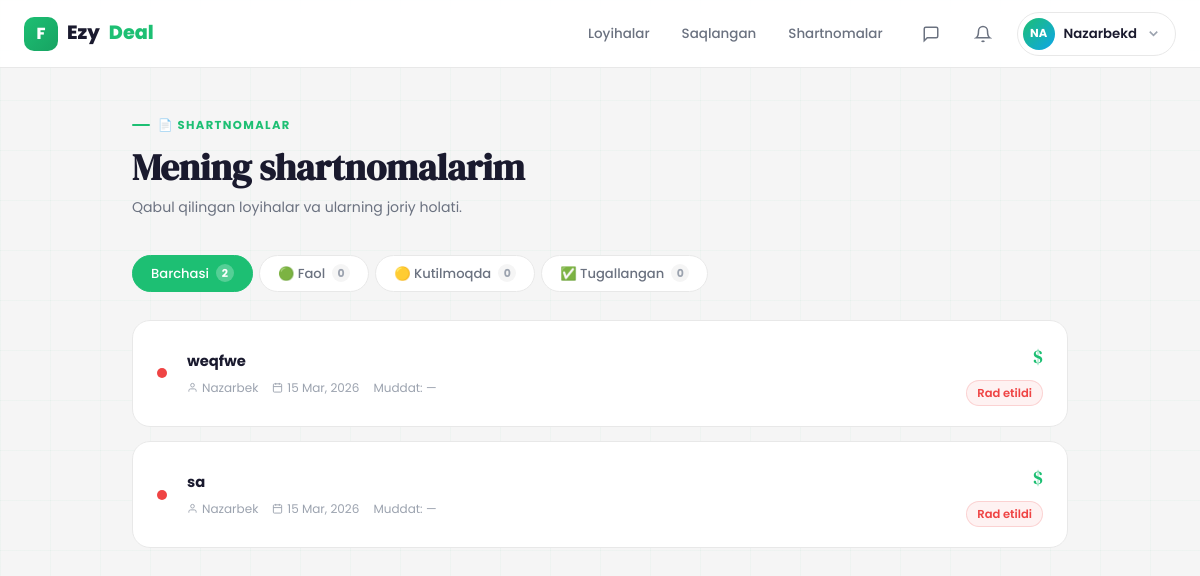
Before: /contracts/freelancer/list/ (signed in) with the older database file.
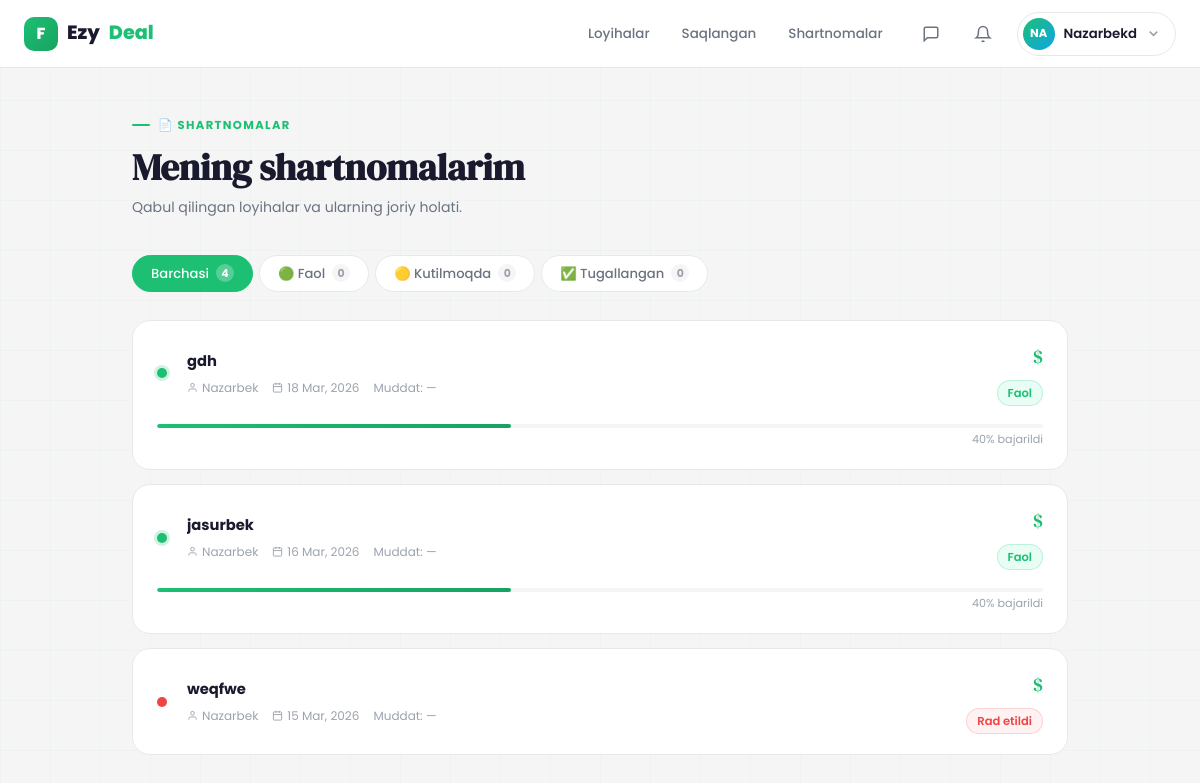
After: the same page with the newer database file.
### Contracts/models.py (models this page shows, shortened)
class Contract(models.Model):
    ACTIVE = "active"
    FINISHED = "finished"
    CANCELLED = "cancelled"
    STATUS_CHOICES = (
        (ACTIVE, "Active"),
        (FINISHED, "Finished"),
        (CANCELLED, "Cancelled"),
    )
    project = models.OneToOneField(
        Project,
        on_delete=models.CASCADE,
        related_name="contract"
    )
    client = models.ForeignKey(
        settings.AUTH_USER_MODEL,
        on_delete=models.CASCADE,
        related_name="client_contracts"
    )
    freelancer = models.ForeignKey(
        settings.AUTH_USER_MODEL,
        on_delete=models.CASCADE,
        related_name="freelancer_contracts"
    )
    agreed_price = models.DecimalField(max_digits=12, decimal_places=2)
    status = models.CharField(
        max_length=20,
        choices=STATUS_CHOICES,
        default=ACTIVE
    )
    created_at = models.DateTimeField(auto_now_add=True)
    finished_at = models.DateTimeField(blank=True, null=True)

### Projects/models.py (models this page shows, shortened)
class Project(models.Model):
    WEB = "web"
    DESIGN = "design"
    MOBILE = "mobile"
    WRITING = "writing"
    DATA = "data"
    AI = "ai"
    CATEGORY_CHOICES = [
        (WEB, "Web Development"),
        (DESIGN, "Design"),
        (MOBILE, "Mobile Development"),
        (WRITING, "Content Writing"),
        (DATA, "Data Science"),
        (AI, "AI / ML"),
    ]
    OPEN = "open"
    IN_PROGRESS = "in_progress"
    COMPLETED = "completed"
    CANCELLED = "cancelled"
    STATUS_CHOICES = (
        (OPEN, "Open"),
        (IN_PROGRESS, "In Progress"),
        (COMPLETED, "Completed"),
        (CANCELLED, "Cancelled"),
    )
    FIXED = "fixed"
    HOURLY = "hourly"
    MILESTONE = "milestone"
    BUDGET_TYPE_CHOICES = [
        (FIXED, "Fixed"),
        (HOURLY, "Hourly"),
        (MILESTONE, "Milestone"),
    ]
    ENTRY = "entry"
    INTERMEDIATE = "intermediate"
    EXPERT = "expert"
    LEVEL_CHOICES = [
        (ENTRY, "Entry"),
        (INTERMEDIATE, "Intermediate"),
        (EXPERT, "Expert"),
    ]
    client = models.ForeignKey(
        settings.AUTH_USER_MODEL,
        on_delete=models.CASCADE,
        related_name="projects"
    )
    title = models.CharField(max_length=255)
    description = models.TextField()
    category = models.CharField(max_length=20, choices=CATEGORY_CHOICES)
    budget_type = models.CharField(max_length=20, choices=BUDGET_TYPE_CHOICES, default=FIXED)
    budget_min = models.DecimalField(max_digits=12, decimal_places=2, null=True, blank=True)
    budget_max = models.DecimalField(max_digits=12, decimal_places=2, null=True, blank=True)
    level = models.CharField(max_length=20, choices=LEVEL_CHOICES, default=INTERMEDIATE)
    skills = models.TextField(blank=True, null=True)
    deadline = models.DateField()
    status = models.CharField(max_length=20, choices=STATUS_CHOICES, default=OPEN)
    created_at = models.DateTimeField(auto_now_add=True)

### Users/models.py (models this page shows, shortened)
class User(AbstractUser):
    ROLE_CHOICE = (
        (CLIENT, 'client'),
        (FREELANCER, 'freelancer'),
    )
    email = models.EmailField(unique=True)
    role = models.CharField(max_length=20, choices=ROLE_CHOICE)
    bio = models.TextField(blank=True, null=True)
    avatar = models.ImageField(upload_to='avatars/', blank=True, null=True)
    created_at = models.DateTimeField(auto_now_add=True)

### Contracts/views.py (the view)
# urls.py: path('freelancer/list/', views.freelancer_contract_list, name='freelancer_contract_list'),
@login_required(login_url='login')
def freelancer_contract_list(request):
    if request.user.role != 'freelancer':
        messages.error(request, "Faqat freelancer contractlarni ko‘ra oladi.")
        return redirect('home')
    contracts = Contract.objects.filter(freelancer=request.user).order_by('-created_at')
    return render(request, 'freelancer_contract_list.html', {'contracts': contracts})

### Notifications/context_processors.py (called while the page is built)
def notifications_count(request):
    if request.user.is_authenticated:
        count = request.user.notifications.filter(is_read=False).count()
        recent = list(request.user.notifications.all()[:5])
        return {'unread_notifications': count, 'recent_notifications': recent}
    return {'unread_notifications': 0, 'recent_notifications': []}

### templates/freelancer_contract_list.html (shortened to what this page needs)
{% extends 'base.html' %}
{% block content %}
<div class="contracts-wrap">
    <div class="page-eyebrow animate-up">📄 Shartnomalar</div>
    <h1 class="page-title animate-up">Mening shartnomalarim</h1>
    <p class="page-sub animate-up">Qabul qilingan loyihalar va ularning joriy holati.</p>
    <div class="ctabs">
        <a href="?status=" class="ctab {% if not request.GET.status %}active{% endif %}">
            Barchasi <span class="ctab-count">{{ contracts|length }}</span>
        </a>
        <a href="?status=active" class="ctab {% if request.GET.status == 'active' %}active{% endif %}">
            🟢 Faol <span class="ctab-count">{{ active_count|default:0 }}</span>
        </a>
        <a href="?status=pending" class="ctab {% if request.GET.status == 'pending' %}active{% endif %}">
            🟡 Kutilmoqda <span class="ctab-count">{{ pending_count|default:0 }}</span>
        </a>
        <a href="?status=done" class="ctab {% if request.GET.status == 'done' %}active{% endif %}">
            ✅ Tugallangan <span class="ctab-count">{{ done_count|default:0 }}</span>
        </a>
    </div>
    {% if contracts %}
    <div class="contracts-list">
        {% for contract in contracts %}
        <div class="contract-card scroll-reveal">
            <div class="c-dot
                {% if contract.status == 'active' %}dot-active
                {% elif contract.status == 'pending' %}dot-pending
                {% elif contract.status == 'done' %}dot-done
                {% else %}dot-rejected{% endif %}">
            </div>
            <div class="c-info">
                <div class="c-title">{{ contract.project.title }}</div>
                <div class="c-meta">
                    <span class="c-meta-item">
                        <svg width="11" height="11" viewBox="0 0 24 24" fill="none" stroke="currentColor" stroke-width="2"><path d="M20 21v-2a4 4 0 0 0-4-4H8a4 4 0 0 0-4 4v2"/><circle cx="12" cy="7" r="4"/></svg>
                        {{ contract.client.username }}
                    </span>
                    <span class="c-meta-item">
                        <svg width="11" height="11" viewBox="0 0 24 24" fill="none" stroke="currentColor" stroke-width="2"><rect x="3" y="4" width="18" height="18" rx="2"/><line x1="16" y1="2" x2="16" y2="6"/><line x1="8" y1="2" x2="8" y2="6"/><line x1="3" y1="10" x2="21" y2="10"/></svg>
                        {{ contract.created_at|date:"d M, Y" }}
                    </span>
                    <span class="c-meta-item">Muddat: {{ contract.deadline|default:"—" }}</span>
                </div>
            </div>
            <div class="c-right">
                <div class="c-amount">${{ contract.amount }}</div>
                <span class="c-badge
                    {% if contract.status == 'active' %}badge-active
                    {% elif contract.status == 'pending' %}badge-pending
                    {% elif contract.status == 'done' %}badge-done
                    {% else %}badge-rejected{% endif %}">
                    {% if contract.status == 'active' %}Faol
                    {% elif contract.status == 'pending' %}Kutilmoqda
                    {% elif contract.status == 'done' %}Tugallangan
                    {% else %}Rad etildi{% endif %}
                </span>
            </div>
            {% if contract.status == 'active' %}
            <div class="c-progress">
                <div class="c-progress-bar">
                    <div class="c-progress-fill" style="width:{{ contract.progress|default:40 }}%"></div>
                </div>
                <div class="c-progress-label">{{ contract.progress|default:40 }}% bajarildi</div>
            </div>
            {% endif %}
        </div>
        {% endfor %}
    </div>
    {% endif %}
</div>
{% endblock %}

Changed rows visible on the page:
no longer on this page (row unchanged): Contract: project "sa", client.username "Nazarbek", created_at "15 Mar, 2026", deadline "—", status "Rad etildi"
added Contract: project "gdh", client.username "Nazarbek", created_at "18 Mar, 2026", deadline "—", status "Faol", progress "40"
added Contract: project "jasurbek", client.username "Nazarbek", created_at "16 Mar, 2026", deadline "—", status "Faol", progress "40"
Other visible differences:
{{ contracts|length }}: "2" → "4"
